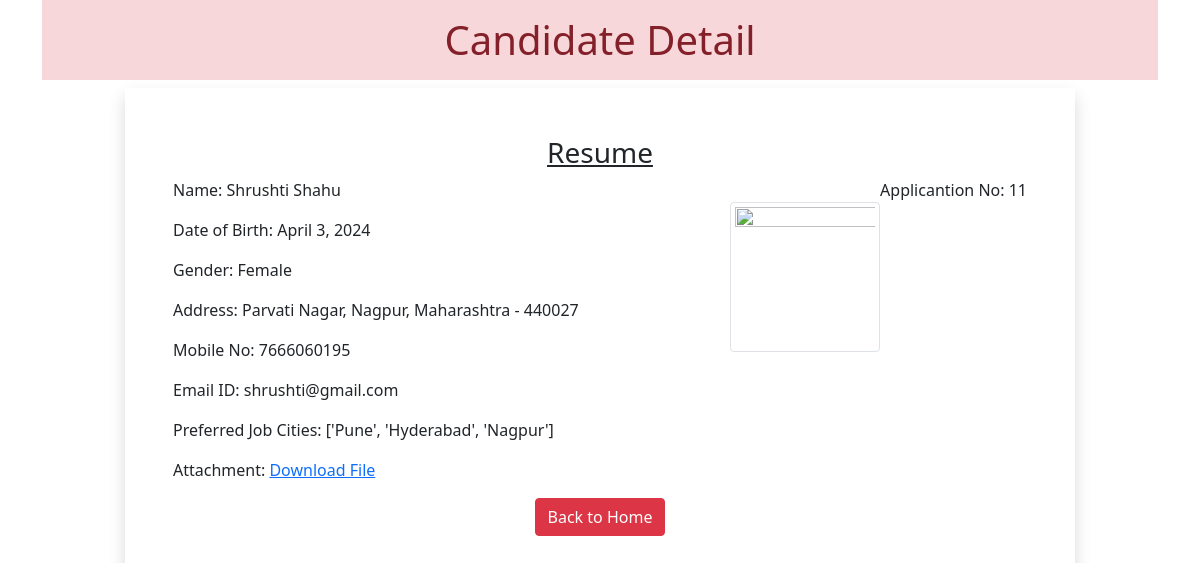
Page /11 on the committed database.
### myApp/models.py (models this page shows)
class Resume(models.Model):
 name = models.CharField(max_length=100)
 dob = models.DateField(auto_now=False, auto_now_add=False)
 gender = models.CharField(max_length=15)
 locality = models.CharField(max_length=100)
 city = models.CharField(max_length=100)
 pin = models.PositiveIntegerField()
 state = models.CharField(choices=STATE_CHOICE, max_length=50)
 mobile = models.PositiveBigIntegerField()
 email = models.EmailField()
 job_city = models.CharField(max_length=50)
 profie_image =models.ImageField(upload_to='profileimg',blank=True)
 my_file = models.FileField(upload_to='doc',blank=True)

### myApp/views.py (the view)
# urls.py: path('<int:pk>',views.CandidateView.as_view(), name= 'candidate')
class CandidateView(View):
    def get(self, request, pk):
        candidate = Resume.objects.get(pk=pk)
        return render(request, 'myapp/candidate.html', {'candidate':candidate})

### myApp/templates/myapp/candidate.html (shortened to what this page needs)
<!DOCTYPE html>
{% load static %}
<html lang="en">
<head>
  <link href="https://cdn.jsdelivr.net/npm/bootstrap@5.0.0-beta2/dist/css/bootstrap.min.css" rel="stylesheet">
</head>
<body>
  <div class="container">
   <h1 class="alert-danger text-center p-3">Candidate Detail</h1>
   <div class="row">
    <div class="col-sm-10 shadow p-5 offset-sm-1">
     <h3 class="text-center"><u>Resume</u></h3>
     <p class="float-end">Applicantion No: {{candidate.id}}</p>
     <img src="{{candidate.profile_image.url}}" alt="" class="img-fluid img-thumbnail float-end mt-4" width="150" height="150">
     <p>Name: {{candidate.name}}</p>
     <p>Date of Birth: {{candidate.dob}}</p>
     <p>Gender: {{candidate.gender}}</p>
     <p>Address: {{candidate.locality}}, {{candidate.city}}, {{candidate.state}} - {{candidate.pin}}</p>
     <p>Mobile No: {{candidate.mobile}}</p>
     <p>Email ID: {{candidate.email}}</p>
     <p>Preferred Job Cities: {{candidate.job_city}}</p>
     <p>Attachment: <a href="{{candidate.my_file.url}}">Download File</a></p>
    <div class="text-center">
     <a href="/" class="btn btn-danger">Back to Home</a>
    </div>
    </div>
   </div>
  </div>
</body>
</html>

### rows in the picture
Resume: id "11", name "Shrushti Shahu", dob "April 3, 2024", gender "Female", locality "Parvati Nagar", city "Nagpur", state "Maharashtra", pin "440027", mobile "7666060195", email "shrushti@gmail.com", job_city "['Pune', 'Hyderabad', 'Nagpur']"
